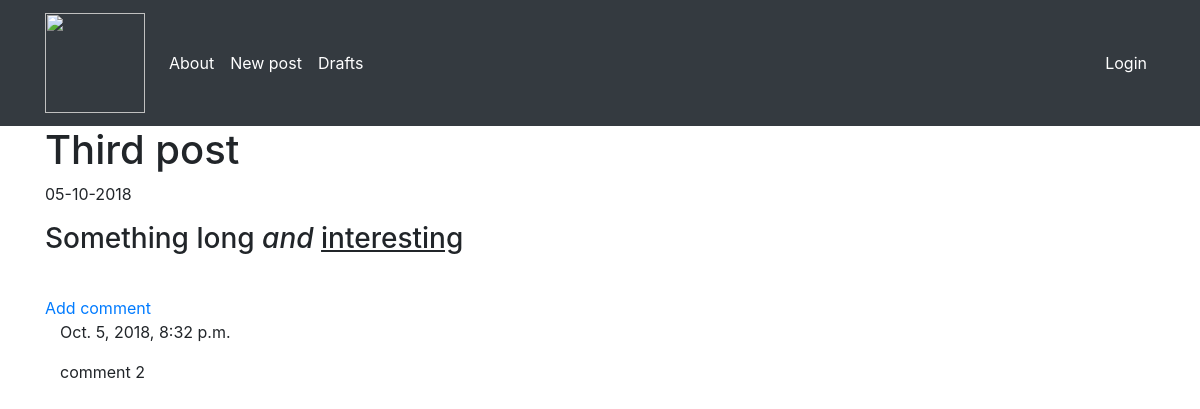
Page /posts/3 on the committed database.
### blog/models.py (models this page shows, shortened)
class Post(models.Model):
    author = models.ForeignKey('auth.User', on_delete=models.CASCADE)  # superuser
    title = models.CharField(max_length=160)
    text = models.TextField()
    date_create = models.DateTimeField(default=timezone.now)
    date_publish = models.DateTimeField(blank=True, null=True)

class Comment(models.Model):
    post = models.ForeignKey('blog.Post', on_delete=models.CASCADE, related_name='comments')  # associated with a post
    author = models.CharField(max_length=100)
    text = models.TextField()
    date_create = models.DateTimeField(default=timezone.now())
    approved_comment = models.BooleanField(default=False)

### blog/views.py (the view)
# urls.py: path('posts/<int:pk>', views.PostContentView.as_view(), name='post_content'),
class PostContentView(DetailView):
    model = Post
    template_name = 'blog/post_content.html'  # override default post_detail.html template

### blog/templates/blog/post_content.html (shortened to what this page needs)
{% extends 'blog/shared.html' %}
{% block content_block %}
    <h1>{{object.title}}</h1>
    {% if object.date_publish %}
        <div>{{object.date_publish|date:'d-m-Y'}}</div>
    {% else %}
        <a class="btn btn-default" href="{% url 'publish_post' pk=post.pk %}">Publish</a>
    {% endif %}
    <p>{{post.text|safe|linebreaksbr}}</p>
    <br>
    <a href="{% url 'add_comment_to_post' pk=post.pk %}">Add comment</a>
    <div class="container">
        {% for comment in post.comments.all %}
            {% if user.is_authenticated or comment.approved_comment %}
                {{comment.date_create}}
                <p>{{comment.text|safe|linebreaksbr}}</p>
            {% endif %}
        {% endfor %}
    </div>
{% endblock %}

### rows in the picture
Post: title "Third post", date_publish "05-10-2018", text "Something long and interesting"
Comment: date_create "Oct. 5, 2018, 8:32 p.m.", text "comment 2"
